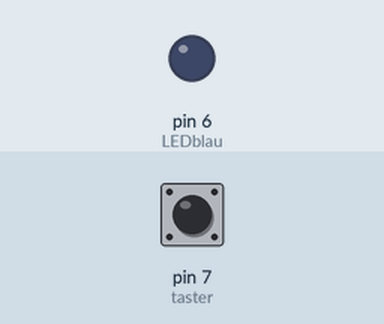
A sketch run on a simulated Arduino Uno, built with avr-gcc and run on an emulated ATmega328P. Shown: output pins drawn as LEDs (lit = HIGH). The inputs (shaded band) are chosen by the test bench; at power-on: pin 7 (taster) LOW.

Above: at 1.2 s.
1.3 s: pin 7 (taster) pulled HIGH for 0.15 s
At 1.7 s:
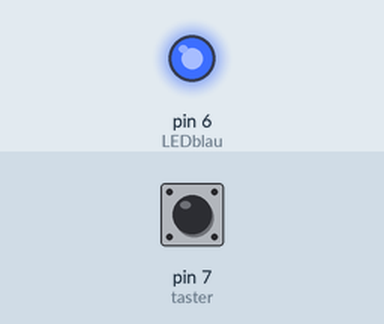
Timing chart, 0 to 7.8 s (numbered marks = the images above; inputs shaded):
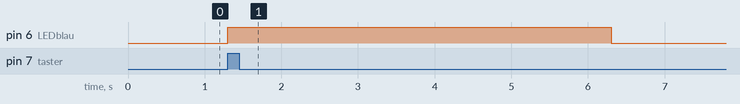

The sketch:

Nr._06_Taster_am_Arduino_a.ino
```cpp
int LEDblau=6;  // Das Wort „LEDblau“ steht jetzt für den Wert 6.
int taster=7;  // Das Wort „taster“ steht jetzt für den Wert 7.
int tasterstatus=0;  // Das Wort „tasterstatus“ steht jetzt zunächst für den Wert 0. Später wird unter dieser Variable gespeichert, ob der Taster gedrückt ist oder nicht.

void setup(){
  pinMode(LEDblau, OUTPUT);  // Der Pin mit der LED (Pin 6) ist jetzt ein Ausgang.
  pinMode(taster, INPUT);  // Der Pin mit dem Taster (Pin 7) ist jetzt ein Eingang.
}

void loop(){
  tasterstatus=digitalRead(taster);  // Hier wird der Pin7 ausgelesen (Befehl:digitalRead). Das Ergebnis wird unter der Variable „tasterstatus“ mit dem Wert „HIGH“ für 5Volt oder „LOW“ für 0Volt gespeichert.

  if (tasterstatus == HIGH) // Verarbeitung: Wenn der Taster gedrückt ist (Das Spannungssignal ist hoch)
    {  // Programmabschnitt des IF-Befehls öffnen.
    digitalWrite(LEDblau, HIGH);  // dann soll die LED leuchten
    delay (5000);  // und zwar für für 5 Sekunden (5000 Millisekunden).
    digitalWrite(LEDblau, LOW);  // danach soll die LED aus sein.
    }  // Programmabschnitt des IF-Befehls schließen.
    else  // ...ansonsten...
    {  // Programmabschnitt des else-Befehls öffnen.
    digitalWrite(LEDblau, LOW);  // ...soll die LED aus sein.
  }  // Programmabschnitt des else-Befehls schließen.
}
```

Measured:
- after the input at 1.3 s, pin 6 (LEDblau): LOW → HIGH at once, → LOW 5.0 s later
